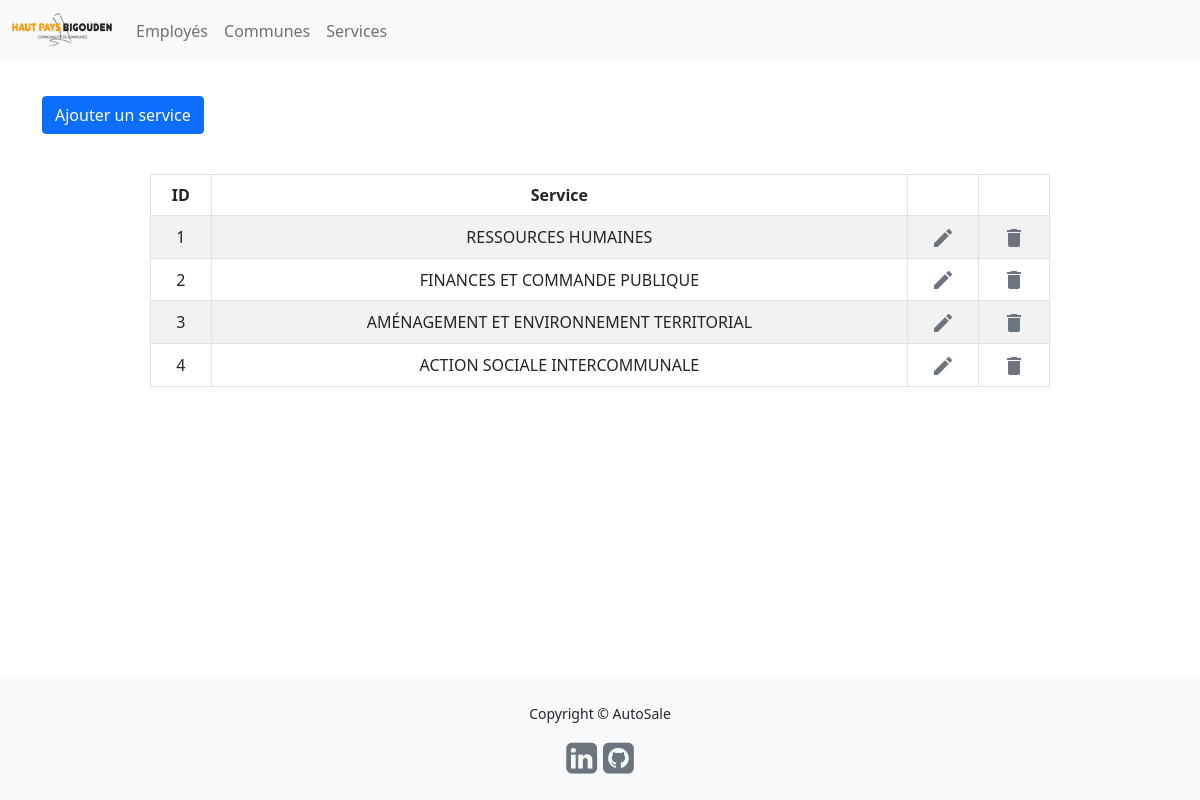
The app's page /service/ with its own data.
### tables this page shows
CREATE TABLE Service (serviceId INTEGER PRIMARY KEY,nom VARCHAR(50));

### routes/service.py (the view)
@service.route('/')
def index():
    services = lire_services()
    return render_template("service.index.html", services=services)

### db/src/dataBase.py (called while the page is built)
def r_requete(requete,remplacement=()):
    con = sql.connect(db)
    cur = con.cursor()
    cur.execute(requete,remplacement)
    return cur.fetchall()

### db/src/requests.py (called while the page is built)
def lire_all(table:str):
    return r_requete(f"SELECT * FROM {table}")

def lire_services(): return lire_all("Service")

### templates/service.index.html (shortened to what this page needs)
{% extends "template.html" %}
{% block content %}
<a href="{{ url_for('service.add') }}" class="btn btn-primary">Ajouter un service</a>
<table class="table table-striped table-bordered mx-auto" style="max-width: 900px;margin-top: 5vh;">
    <thead>
    <tr>
        <th scope="col" class="text-center">ID</th>
        <th scope="col" class="text-center">Service</th>
        <th scope="col"></th>
        <th scope="col"></th>
    </tr>
    </thead>
    <tbody>
        {%for service in services%}
        <tr>
            <td class="text-center align-middle"> {{ service[0] }} </td>
            <td class="text-center align-middle"> {{ service[1] }} </td>
            <td class="text-center">
                <a href="{{ url_for('service.update', id=service[0]) }}">
                    <span class="material-icons align-middle text-secondary" >
                    </span>
                </a>
            </td>
            <td class="text-center">
                <a href="{{ url_for('service.delete', id=service[0]) }}">
                    <span class="material-icons align-middle text-secondary" >
                    </span>
                </a>
            </td>
        </tr>
        {%endfor%}
    </tbody>
</table>
{% endblock %}

### records on screen
Service: serviceId "1", nom "RESSOURCES HUMAINES"
Service: serviceId "2", nom "FINANCES ET COMMANDE PUBLIQUE"
Service: serviceId "3", nom "AMÉNAGEMENT ET ENVIRONNEMENT TERRITORIAL"
Service: serviceId "4", nom "ACTION SOCIALE INTERCOMMUNALE"
